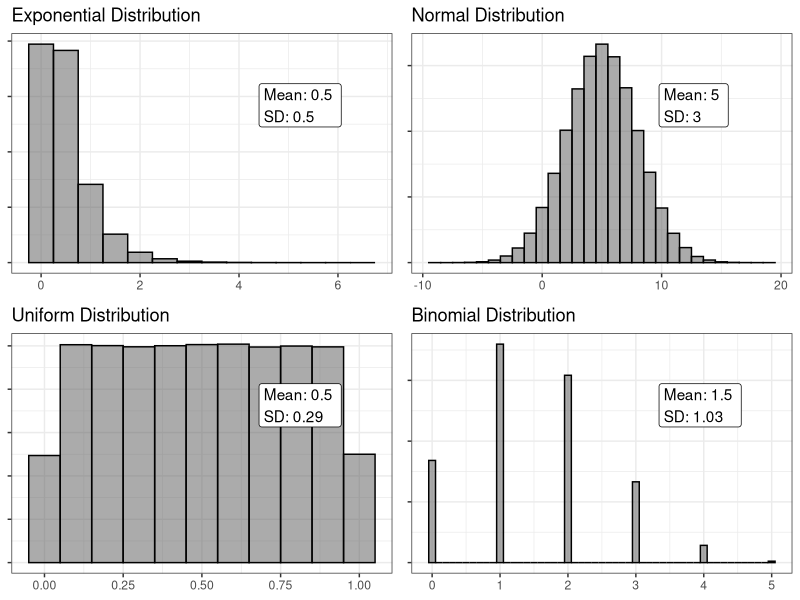
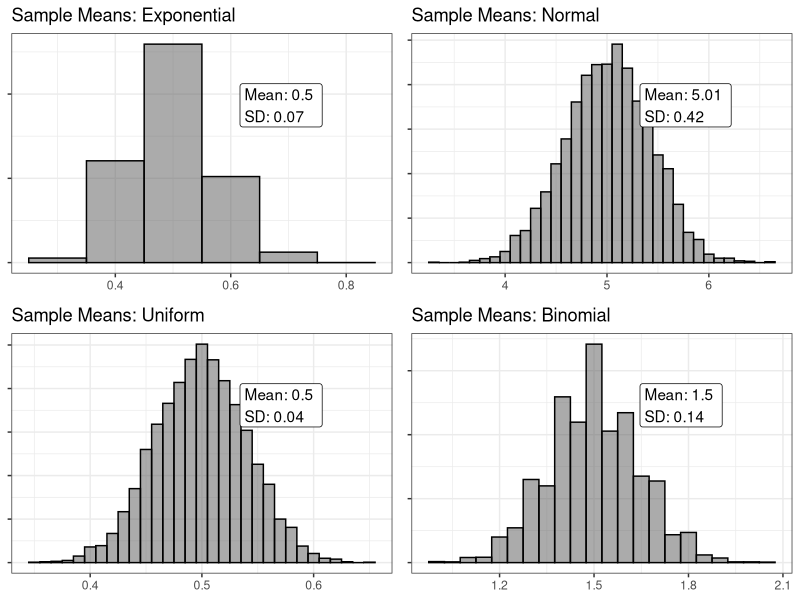

The R script that drew these images, in order:
## ---- chunk 1
knitr::opts_chunk$set(echo = TRUE)
rm(list=ls())
library(tidyverse)
library(gridExtra)
## ---- chunk 2
set.seed(33) # Fix R's random number generator for reproducible results 

pop_size    <- 500000
sample_size <- 50
num_samples <- 5000

population_unif <- runif(pop_size)
population_exp  <- rexp(pop_size, rate = 2)
population_norm <- rnorm(pop_size, mean = 5, sd = 3)
population_bin  <- rbinom(pop_size, size = 5, prob = 0.3)
## ---- chunk 3
plot_pop <- function(pop_dist, binwidth, dist_name, ann_x=NULL, ann_y=NULL) {
  
  pop_mean <- round(mean(pop_dist), 2)
  pop_sd   <- round(sd(pop_dist), 2)
  pop_N    <- length(pop_dist) 
  
  ann_x <- ifelse(is.null(ann_x), 0.65, ann_x)
  ann_y <- ifelse(is.null(ann_y), 0.7, ann_y)
  
  data.frame(val = pop_dist) |>
    ggplot(aes(x = val)) +
      geom_histogram(binwidth = binwidth, alpha = 0.5, color="black") +
      xlab(NULL) + ylab(NULL) +
      labs(title = paste0(dist_name, " Distribution")) +
      theme_bw() +
      scale_y_continuous(labels = NULL) +
      #scale_x_continuous(labels = NULL) +
      annotate("label", x = I(ann_x), y = I(ann_y),
               label = paste("Mean:", pop_mean, 
                             "\nSD:", pop_sd),
               color = "black", hjust = "left") 
}

plot_means <- function(pop_dist, num_samples, sample_size, 
                       binwidth, dist_name, ann_x=NULL, ann_y=NULL) {
  
  mean_draws <- replicate(num_samples, 
                          mean(sample(pop_dist, sample_size, replace = TRUE)))
  
  s_mean <- round(mean(mean_draws), 2)
  s_sd   <- round(sd(mean_draws), 2)
  
  ann_x <- ifelse(is.null(ann_x), 0.6, ann_x)
  ann_y <- ifelse(is.null(ann_y), 0.7, ann_y)
  
  data.frame(val = mean_draws) |>
    ggplot(aes(x = val)) +
    geom_histogram(binwidth = binwidth, alpha = 0.5, color="black") +
    xlab(NULL) + ylab(NULL) +
    labs(title = paste0("Sample Means: ", dist_name)) +
    theme_bw() +
    scale_y_continuous(labels = NULL) +
    annotate("label", x = I(ann_x), y = I(ann_y),
             label = paste("Mean:", s_mean, 
                           "\nSD:", s_sd),
             color = "black", hjust = "left") 
}
## ---- chunk 4
grid.arrange(
  plot_pop(population_exp, binwidth = 0.5, dist_name = "Exponential"),
  plot_pop(population_norm, binwidth = 1, dist_name = "Normal"), 
  plot_pop(population_unif, binwidth = 0.1, dist_name = "Uniform"), 
  plot_pop(population_bin, binwidth = 0.1, dist_name = "Binomial"),
  ncol = 2)
## ---- chunk 5
grid.arrange(
  plot_means(population_exp, num_samples = num_samples, 
             sample_size = sample_size, binwidth = 0.1, 
             dist_name = "Exponential"),
  plot_means(population_norm, num_samples = num_samples, 
             sample_size = sample_size, binwidth = 0.1, 
             dist_name = "Normal"), 
  plot_means(population_unif, num_samples = num_samples, 
             sample_size = sample_size, binwidth = 0.01, 
             dist_name = "Uniform"), 
  plot_means(population_bin, num_samples = num_samples, 
             sample_size = sample_size, binwidth = 0.05, 
             dist_name = "Binomial"),
  ncol = 2)
